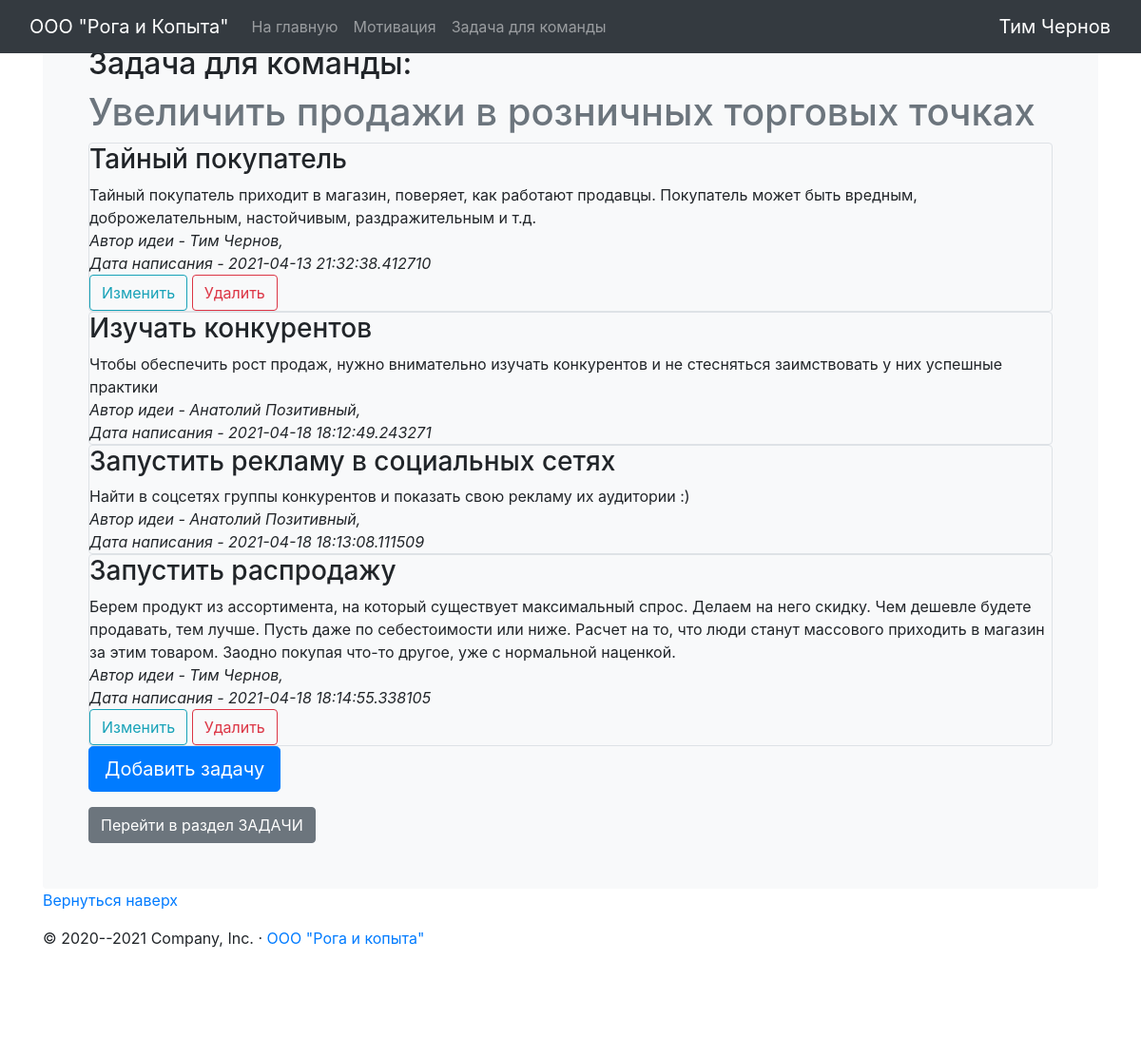
Page /problem (signed in) on the committed database.
### data/users.py (models this page shows, shortened)
class User(SqlAlchemyBase, UserMixin):
    __tablename__ = 'users'
    id = sqlalchemy.Column(sqlalchemy.Integer,
                           primary_key=True, autoincrement=True)
    name = sqlalchemy.Column(sqlalchemy.String, nullable=True)
    position = sqlalchemy.Column(sqlalchemy.String, nullable=True)
    email = sqlalchemy.Column(sqlalchemy.String,
                              index=True, unique=True, nullable=True)
    hashed_password = sqlalchemy.Column(sqlalchemy.String, nullable=True)
    created_date = sqlalchemy.Column(sqlalchemy.DateTime,
                                     default=datetime.datetime.now)
    problems = orm.relation("Problems", back_populates='user')

### data/problems.py (models this page shows)
class Problems(SqlAlchemyBase):
    __tablename__ = 'problems'
    id = sqlalchemy.Column(sqlalchemy.Integer,
                           primary_key=True, autoincrement=True)
    title = sqlalchemy.Column(sqlalchemy.String, nullable=True)
    content = sqlalchemy.Column(sqlalchemy.String, nullable=True)
    created_date = sqlalchemy.Column(sqlalchemy.DateTime,
                                     default=datetime.datetime.now)
    is_private = sqlalchemy.Column(sqlalchemy.Boolean, default=True)
    user_id = sqlalchemy.Column(sqlalchemy.Integer,
                                sqlalchemy.ForeignKey("users.id"))
    user = orm.relation('User')

### app.py (the view)
@app.route('/problem')
def problem():
    db_sess = db_session.create_session()
    if current_user.is_authenticated:
        problems = db_sess.query(Problems).filter(
            (Problems.user == current_user) | (Problems.is_private != True))
    else:
        problems = db_sess.query(Problems).filter(Problems.is_private != True)
    return render_template("problem.html", problems=problems)

### app.py (called while the page is built)
@login_manager.user_loader
def load_user(user_id):
    db_sess = db_session.create_session()
    return db_sess.query(User).get(user_id)

### data/db_session.py (called while the page is built)
def create_session() -> Session:
    global __factory
    return __factory()

### templates/problem.html (shortened to what this page needs)
{% extends 'base.html' %}
{% block body %}
<h2>Задача для команды: </h2>
<span class="text-muted"><font style="vertical-align: inherit;">
    <h1>  Увеличить продажи в розничных торговых точках</h1> </font> </span>
{% for item in problems%}
<div class="col-md6 border rounded">
    <h3>{{item.title}}</h3>
    <div>
        {{item.content}}
    </div>
    <div >
        <i> Автор идеи - {{item.user.name}}, <br> Дата написания - {{item.created_date}} </i>
    </div>
{% if current_user.is_authenticated and current_user == item.user %}
    <div>
        <a href="/new_problem/{{ item.id }}" class="btn btn-outline-info">
            Изменить
        </a>
        {% endif %}
        {% if current_user.is_authenticated and current_user == item.user %}
        <a href="/problems_delete/{{ item.id }}" class="btn btn-outline-danger">
            Удалить
        </a>
    </div>
{% endif %}
</div>
{% endfor %}
 {% if current_user.is_authenticated %}
    <a href="new_problem" class="btn btn-primary btn-lg">Добавить задачу</a>
{% endif %}
{% endblock %}

### templates/base.html (shortened to what this page needs)
<!doctype html>
<html lang="ru">
<head>
     <link rel="stylesheet" href="{{ url_for('static', filename='css/main.css') }}">
    <link rel="stylesheet" href="https://stackpath.bootstrapcdn.com/bootstrap/4.4.1/css/bootstrap.min.css">
</head>
<body>
<nav class="navbar navbar-expand-md navbar-dark fixed-top bg-dark">
  <div class="container-fluid">
    <a class="navbar-brand" href="https://ru.wikipedia.org/wiki/%D0%A0%D0%BE%D0%B3%D0%B0_%D0%B8_%D0%BA%D0%BE%D0%BF%D1%8B%D1%82%D0%B0_(%D0%B7%D0%BD%D0%B0%D1%87%D0%B5%D0%BD%D0%B8%D1%8F)">ООО "Рога и Копыта"</a>
    <div class="collapse navbar-collapse" id="navbarCollapse">
      <ul class="navbar-nav me-auto mb-2 mb-md-0">
        <li class="nav-item">
          <a class="nav-link" aria-current="page" href="/">На главную</a>
        </li>
        <li class="nav-item">
          <a class="nav-link" href="/about">Мотивация</a>
        </li>
          <li class="nav-item">
          <a class="nav-link" href="/problem">Задача для команды</a>
        </li>
    </div>
  </div>
    {% if current_user.is_authenticated %}
    <a class="navbar-brand" href="/logout">{{ current_user.name }}</a>
{% else %}
        <a class="btn btn-secondary" href="/register">Зарегистрироваться</a>
        <a class="btn btn-primary " href="/login">Войти</a>
    </p>
{% endif %}
</nav>
<main class="container">
  <div class="bg-light p-5 rounded">
  {% block body %}{% endblock %}
      <a class="btn btn-secondary" href="/problem" role="button">Перейти в раздел ЗАДАЧИ</a>
  </div>
</main>
  <footer class="container">
    <p class="float-end"><a href="#"><font style="vertical-align: inherit;"><font style="vertical-align: inherit;">Вернуться наверх</font></font></a></p>
    <p><font style="vertical-align: inherit;"><font style="vertical-align: inherit;">© 2020--2021 Company, Inc. </font><font style="vertical-align: inherit;">· </font></font><a href="https://ru.wikipedia.org/wiki/%D0%A0%D0%BE%D0%B3%D0%B0_%D0%B8_%D0%BA%D0%BE%D0%BF%D1%8B%D1%82%D0%B0_(%D0%B7%D0%BD%D0%B0%D1%87%D0%B5%D0%BD%D0%B8%D1%8F)"><font style="vertical-align: inherit;"><font style="vertical-align: inherit;">ООО "Рога и копыта"</font></font></a></p>
  </footer>
<div class="goog-te-spinner-pos"><div class="goog-te-spinner-animation"><svg xmlns="http://www.w3.org/2000/svg" class="goog-te-spinner" width="96px" height="96px" viewBox="0 0 66 66"><circle class="goog-te-spinner-path" fill="none" stroke-width="6" stroke-linecap="round" cx="33" cy="33" r="30"></circle></svg></div></div></body>
</body>
</html>

### rows in the picture
User: name "Тим Чернов"
Problems: title "Тайный покупатель", content "Тайный покупатель приходит в магазин, поверяет, как работают продавцы. Покупатель может быть вредным, доброжелательным, настойчивым, раздражительным и т.д.", user.name "Тим Чернов", created_date "2021-04-13 21:32:38.412710"
Problems: title "Изучать конкурентов", content "Чтобы обеспечить рост продаж, нужно внимательно изучать конкурентов и не стесняться заимствовать у них успешные практики", user.name "Анатолий Позитивный", created_date "2021-04-18 18:12:49.243271"
Problems: title "Запустить рекламу в социальных сетях", content "Найти в соцсетях группы конкурентов и показать свою рекламу их аудитории :)", user.name "Анатолий Позитивный", created_date "2021-04-18 18:13:08.111509"
Problems: title "Запустить распродажу", content "Берем продукт из ассортимента, на который существует максимальный спрос. Делаем на него скидку. Чем дешевле будете продавать, тем лучше. Пусть даже по себестоимости или ниже. Расчет на то, что люди станут массового приходить в магазин за этим товаром. Заодно покупая что-то другое, уже с нормальной наценкой.", user.name "Тим Чернов", created_date "2021-04-18 18:14:55.338105"
